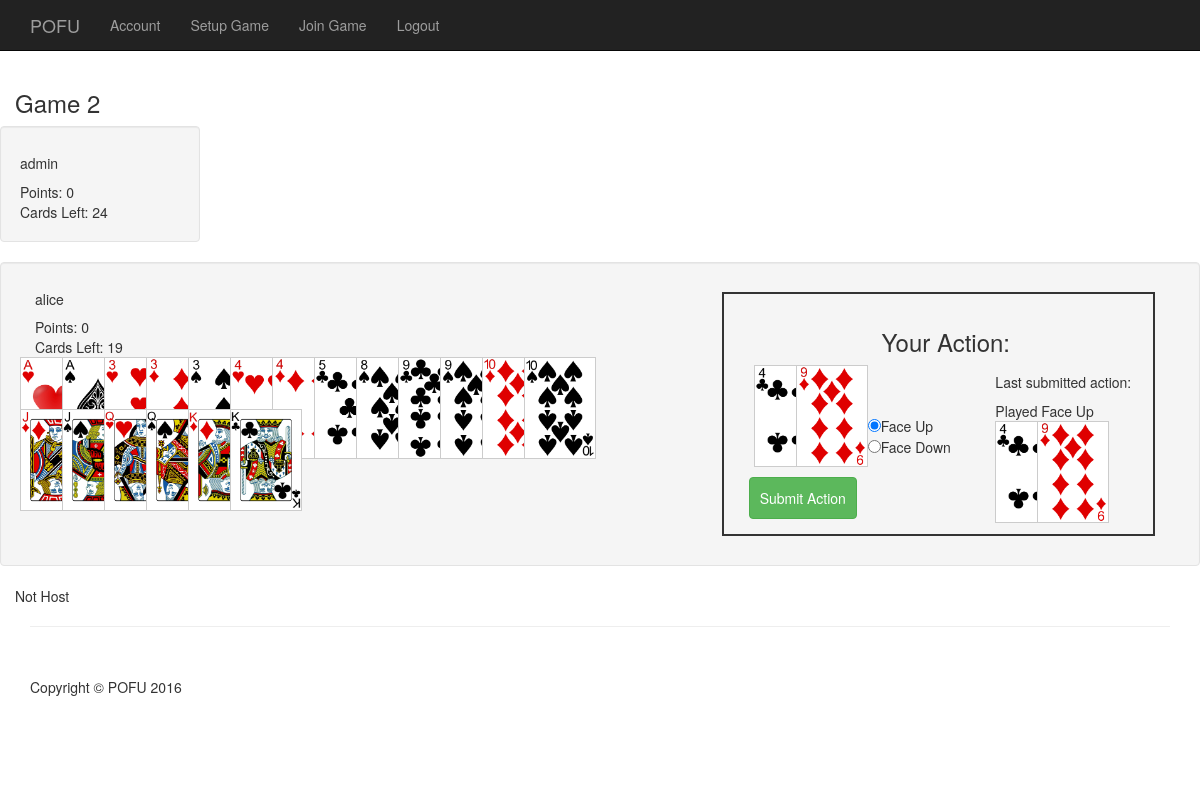
The app's page /game/display/2/ (signed in) with its own data.
### game/models.py (models this page shows, shortened)
class Game(models.Model):
    status = models.CharField(max_length=1, default='A', choices=GAME_STATUS)
    title = models.CharField(max_length=50, blank=True)
    host = models.ForeignKey(User)
    deck = Deck()
    turn = models.IntegerField(default=0)
    objects = GamesManager()

class Player(models.Model):
    game = models.ForeignKey('game.Game')
    user = models.ForeignKey(User)
    points = models.IntegerField(default=0)
    position = models.IntegerField()
    turn = models.BooleanField(default=False)
    action = models.OneToOneField('game.Action', null=True, blank=True)
    def cards_left(self):
        return self.hand.cards.count()
    def cards_in_hand(self):
        return [card.short() for card in self.hand.cards.all()]
    def selected_cards(self):
        return [card.short() for card in self.hand.selected.all()]
    def last_action(self):
        return [card.short() for card in self.action.cards.all()]

### cards/models.py (models this page shows, shortened)
class Hand(models.Model):
    cards = models.ManyToManyField('cards.Card', related_name="cards")
    player = models.OneToOneField('game.Player')
    selected = models.ManyToManyField('cards.Card', related_name="selected")

### game/views.py (the view)
# urls.py: url(r'^display/(?P<pk>\d+)/$', views.display, name='display'),
@login_required
def display(request, pk):
    game = get_object_or_404(Game, pk=pk)
    all_players = game.player_set.all()
    player = all_players.get(user=request.user)
    other_players = all_players.exclude(user=request.user)
    context = {'game': game,
               'player': player,
               'other_players': other_players}
    return render(request, 'game/display.html', context)

### cards/models.py (called while the page is built)
    def image_path(self):
        return str(self.get_rank_display()).lower() + "_of_" + str(self.get_suit_display()).lower() + ".png"

    def short(self):
        return self.rank, self.suit, self.image_path()

### game/models.py (called while the page is built)
    def has_error(self):
        return len(self.error) > 0

### game/templates/game/display.html (shortened to what this page needs)
{% extends 'base.html' %}
{% load staticfiles %}
{% block css %}
{{ block.super }}
<link href="{% static 'game/game.css' %}" rel="stylesheet" type="text/css">
{% endblock css %}
{% block content %}
<div class="row">
    <div id="header">
        <h3 class="panel-header">Game <span id="game-id">{{ game.id }}</span></h3>
    </div>
    <div id="table">
        <div class="row">
            <div id="other_players">
                {% for other_player in other_players %}
                    <div id="player-{{other_player.user.username}}">
                        {% include "game/other_player_snippet.html" with player=other_player %}
                    </div>
                {% endfor %}
            </div>
        </div>
        <div class="row">
            <div id="player_section">
                <div class="well col-md-12" id="player-self">
                    {% include "game/player_snippet.html" with player=player %}
                </div>
            </div>
        </div>
    </div>
    <div id="host-controls">
        {% include "game/host_controls.html" with host=player game=game %}
    </div>
</div>
{% endblock content %}

### game/templates/game/other_player_snippet.html
<div class="well col-sm-2">
    <h5 class="panel-header">{{ player.user.username }}</h5>
    Points: {{ player.points }}<br>
    Cards Left: {{ player.cards_left }}
</div>

### game/templates/game/player_snippet.html (shortened to what this page needs)
{% load staticfiles %}
{% static "" as baseUrl %}
<div class="col-md-6">
    <h5 class="panel-header">{{ player.user.username }}</h5>
    Points: {{ player.points }}<br>
    Cards Left: {{ player.cards_left }}
    <div class="row">
        <div class="player-cards">
            {% for card in player.cards_in_hand %}
                <div class="playing-card">
                    <div class="card-in-hand" id="h {{card.0}} {{card.1}}">
                        <img src="{{baseUrl}}cards/{{card.2}}"/>
                    </div>
                </div>
            {% endfor %}
        </div>
    </div>
</div>
<div class="col-md-5 col-md-push-1">
    <div class=container" id="selected-cards">
        <div class="row">
            <h3 class="panel-header text-center">Your Action:</h3>
        </div>
        <div class="row">
            <div class="col-md-7">
                <div class="player-cards">
                    {% for card in player.selected_cards %}
                        <div class="playing-card">
                            <div class="selected-card" id="s {{card.0}} {{card.1}}">
                                <img src="{{baseUrl}}cards/{{card.2}}"/>
                            </div>
                        </div>
                    {% endfor %}
                </div>
                {% if player.turn %}
                    <div class="row">
                        <div id="card-face">
                            <form id="card-face-form">
                              <input type="radio" name="card-face" value="up" checked="checked">Face Up<br>
                              <input type="radio" name="card-face" value="down">Face Down<br>
                            </form>
                        </div>
                    </div>
                {% endif %}
                {% if player.turn %}
                    <div class="row">
                        <a class="btn btn-success" role="button" id="submit-action">Submit Action</a>
                    </div>
                {% endif %}
            </div>
            {% if player.action.cards.count > 0 %}
            <div class="col-md-5">
                    <h5 class="panel-header">Last submitted action:</h5>
                    {% if player.action.face_up %}
                        Played Face Up
                    {% else %}
                        Played Face Down
                    {% endif %}
                    <div class="player-cards">
                        {% for card in player.last_action %}
                            <div class="playing-card">
                                <img src="{{baseUrl}}cards/{{card.2}}"/>
                            </div>
                        {% endfor %}
                    </div>
                </div>
            {% endif %}
        </div>
    </div>
</div>

### static/css/main.css (style rules this page uses)
body { padding-top: 70px; }
.btn { padding: 10px; margin: 10px; }

### game/static/game/game.css (style rules this page uses)
.player-cards { margin-top: 50px; margin-left: 30px; }
.playing-card { float: left; margin-left: -30px; margin-top: -50px; border: 1px solid #ccc; background-color: white; }
.playing-card img { width: 70px; height: 100px; }
#selected-cards { border: 2px solid; margin: 10px; padding: 15px; padding-left: 30px; padding-bottom: 5px; }

### records on screen
Game: id "2"
Player: user.username "admin", points "0", cards_left "24"
Player: user.username "alice", points "0", cards_left "19"
